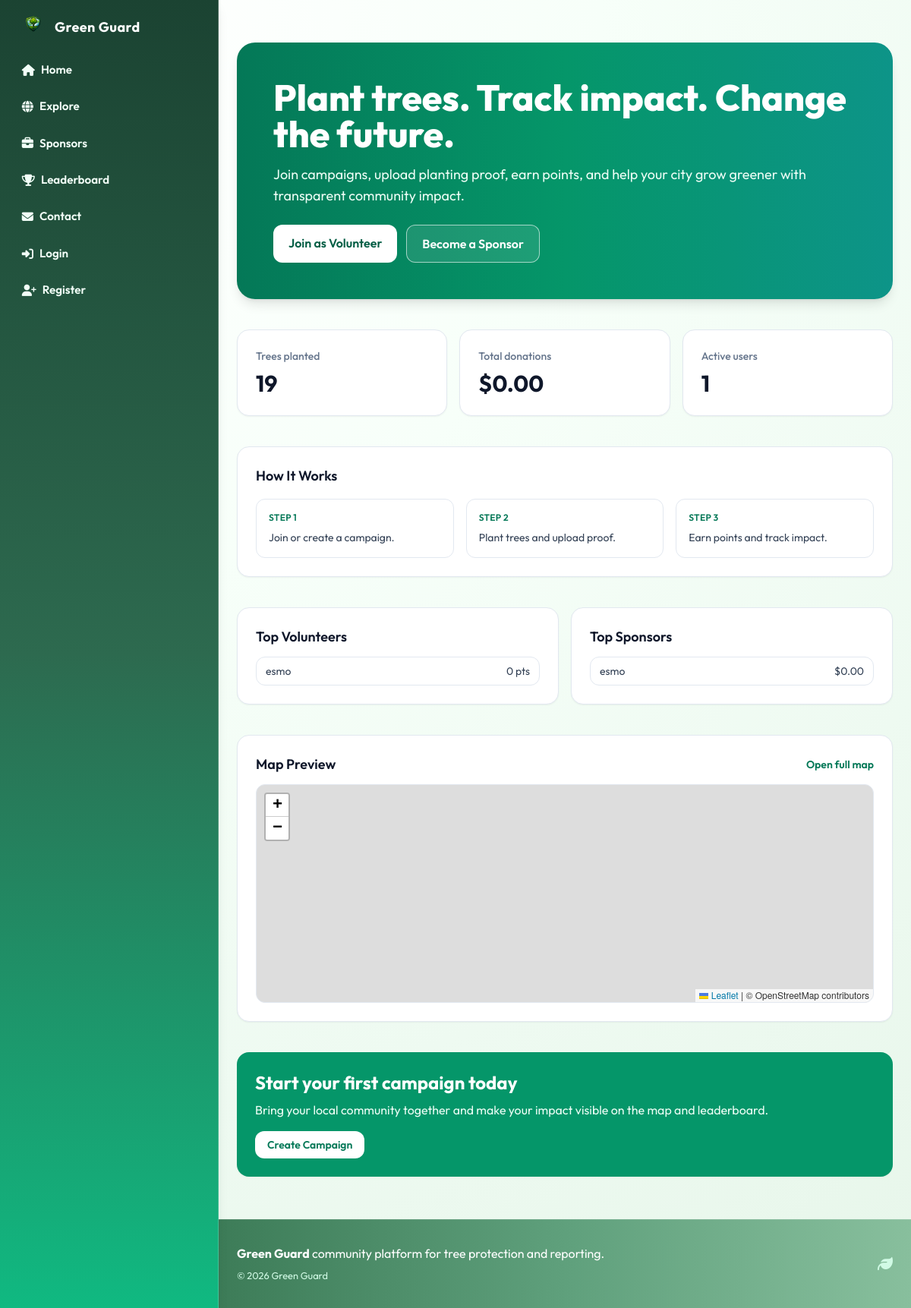
Before: / with the older database file.
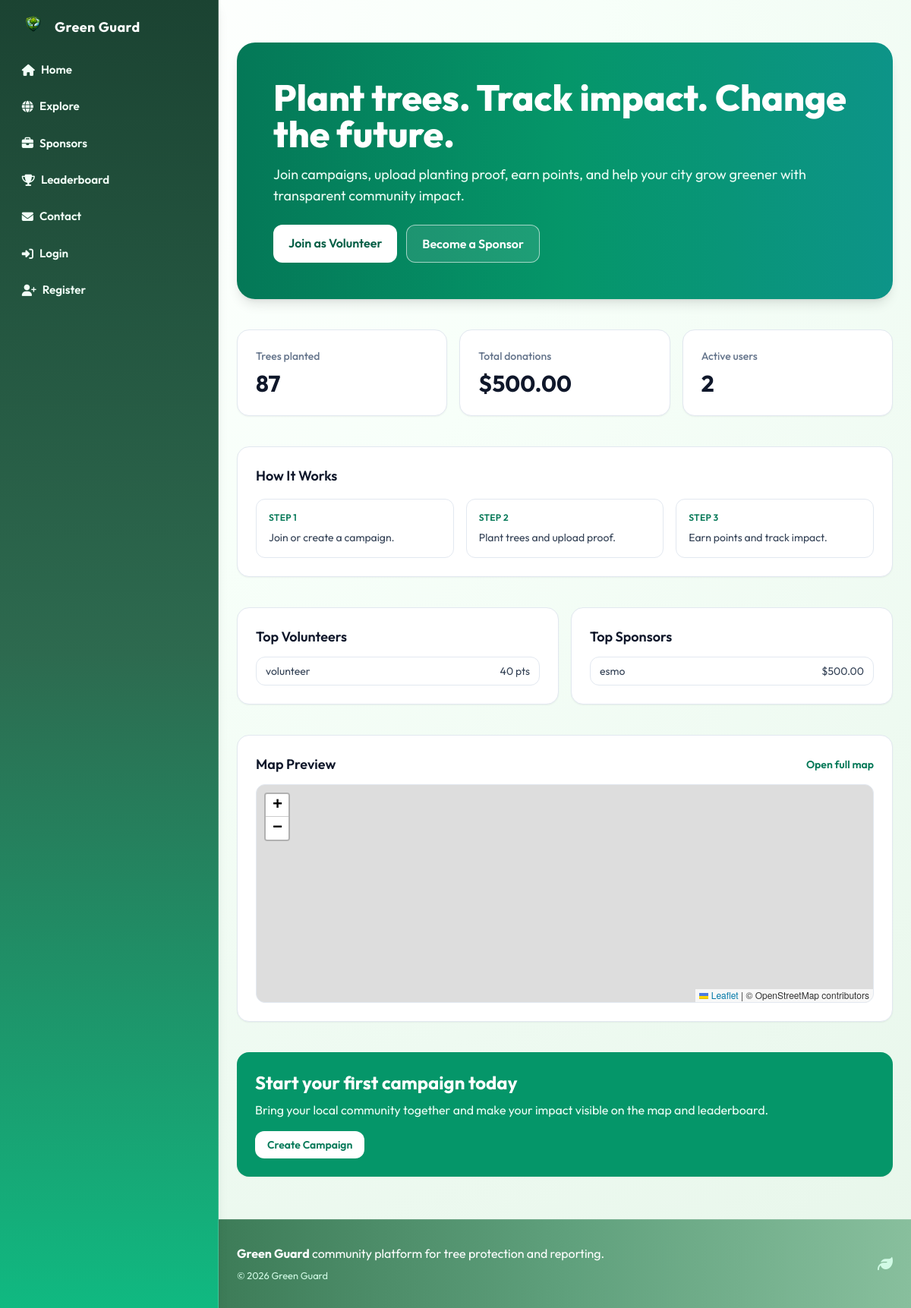
After: the same page with the newer database file.
### models.py (models this page shows)
class User(UserMixin, db.Model):
    id = db.Column(db.Integer, primary_key=True)
    username = db.Column(db.String(80), unique=True, nullable=False)
    email = db.Column(db.String(120), unique=True, nullable=False)
    password_hash = db.Column(db.String(255), nullable=False)
    role = db.Column(db.String(30), default="individual", nullable=False)
    is_admin = db.Column(db.Boolean, default=False, nullable=False)
    created_at = db.Column(
        db.DateTime, default=datetime.utcnow, nullable=False)
    tree_records = db.relationship(
        "TreeRecord", backref="user", lazy=True, cascade="all, delete-orphan"
    )
    cutting_reports = db.relationship(
        "CuttingReport", backref="user", lazy=True, cascade="all, delete-orphan"
    )
    volunteer_signups = db.relationship(
        "VolunteerCampaignSignup", backref="user", lazy=True, cascade="all, delete-orphan"
    )
    support_donations = db.relationship(
        "SupportDonation", backref="user", lazy=True, cascade="all, delete-orphan"
    )
    created_campaigns = db.relationship(
        "Campaign", backref="creator", lazy=True, foreign_keys="Campaign.creator_user_id"
    )

### routes/main.py (the view)
@main_bp.route("/")
def index():
    total_trees = TreeRecord.query.with_entities(TreeRecord.quantity).all()
    total_tree_count = sum(item.quantity for item in total_trees)
    total_reports = CuttingReport.query.count()
    total_users = User.query.filter(User.is_admin.is_(False)).count()
    total_donations = sum(float(item.amount)
                          for item in SupportDonation.query.all())
    volunteer_users = User.query.filter(
        User.is_admin.is_(False),
        User.role != "business",
    ).all()
    volunteer_rows = []
    for user in volunteer_users:
        score_data = _calculate_volunteer_score(user)
        volunteer_rows.append(
            {
                "user": user,
                "points": score_data["total_points"],
                "trees": score_data["tree_count"],
            }
        )
    volunteer_rows.sort(
        key=lambda row: (row["points"], row["trees"],
                         row["user"].username.lower()),
        reverse=True,
    )
    top_volunteers = volunteer_rows[:3]
    sponsor_rows = []
    sponsors = User.query.filter(
        User.is_admin.is_(False),
        User.role.in_(["business", "individual"]),
    ).all()
    for sponsor in sponsors:
        total_amount = sum(
            float(item.amount)
            for item in SupportDonation.query.filter_by(user_id=sponsor.id).all()
        )
        sponsor_rows.append({"user": sponsor, "total_amount": total_amount})
    sponsor_rows.sort(
        key=lambda row: (row["total_amount"], row["user"].username.lower()),
        reverse=True,
    )
    top_sponsors = sponsor_rows[:3]
    latest_trees = (
        TreeRecord.query.order_by(TreeRecord.created_at.desc())
        .limit(20)
        .all()
    )
    latest_trees_json = [
        {
            "species": tree.species,
            "quantity": tree.quantity,
            "latitude": tree.latitude,
            "longitude": tree.longitude,
            "username": tree.user.username,
        }
        for tree in latest_trees
    ]
    co2_kg = total_tree_count * 21
    co2_display = f"{co2_kg} kg"
    if co2_kg >= 1000:
        co2_display = f"{co2_kg / 1000:.2f} tonnes"
    return render_template(
        "home.html",
        total_trees=total_tree_count,
        total_reports=total_reports,
        total_users=total_users,
        total_donations=total_donations,
        co2_display=co2_display,
        top_volunteers=top_volunteers,
        top_sponsors=top_sponsors,
        latest_trees_json=latest_trees_json,
    )

### routes/main.py (called while the page is built)
def _calculate_volunteer_score(user: User) -> dict:
    trees = TreeRecord.query.filter_by(user_id=user.id).all()
    reports = CuttingReport.query.filter_by(user_id=user.id).all()
    campaigns_created = Campaign.query.filter_by(
        creator_user_id=user.id).count()
    tree_count = sum(tree.quantity or 0 for tree in trees)
    report_count = len(reports)
    tree_points = tree_count * 10
    report_points = report_count * 15
    campaign_points = campaigns_created * 30
    total_points = tree_points + report_points + campaign_points
    return {
        "tree_count": tree_count,
        "report_count": report_count,
        "campaigns_created": campaigns_created,
        "total_points": total_points,
    }

### templates/home.html (shortened to what the changed rows need)
{% extends 'base.html' %}
{% block extra_css %}
  <link rel="stylesheet" href="https://unpkg.com/leaflet@1.9.4/dist/leaflet.css" />
{% endblock %}
{% block content %}
  <section class="mx-auto mt-8 w-full max-w-6xl px-4 sm:px-6">
    <div class="rounded-3xl bg-gradient-to-r from-emerald-700 via-emerald-600 to-teal-600 p-8 shadow-lg sm:p-12">
      <h1 class="text-4xl font-extrabold leading-tight text-white sm:text-5xl">Plant trees. Track impact. Change the future.</h1>
    </div>
  </section>
  <section class="mx-auto my-10 grid w-full max-w-6xl grid-cols-1 gap-4 px-4 sm:grid-cols-3 sm:px-6">
    <article class="rounded-2xl border border-slate-200 bg-white p-6 shadow-sm">
      <p class="text-sm font-medium text-slate-500">Trees planted</p>
      <h2 class="mt-2 text-3xl font-bold text-slate-900">{{ total_trees }}</h2>
    </article>
    <article class="rounded-2xl border border-slate-200 bg-white p-6 shadow-sm">
      <p class="text-sm font-medium text-slate-500">Total donations</p>
      <h2 class="mt-2 text-3xl font-bold text-slate-900">${{ '%.2f'|format(total_donations) }}</h2>
    </article>
    <article class="rounded-2xl border border-slate-200 bg-white p-6 shadow-sm">
      <p class="text-sm font-medium text-slate-500">Active users</p>
      <h2 class="mt-2 text-3xl font-bold text-slate-900">{{ total_users }}</h2>
    </article>
  </section>
  <section class="mx-auto mb-10 grid w-full max-w-6xl grid-cols-1 gap-4 px-4 sm:px-6 lg:grid-cols-2">
    <article class="rounded-2xl border border-slate-200 bg-white p-6 shadow-sm">
      <ul class="mt-3 space-y-2 text-sm text-slate-700">
        {% for row in top_volunteers %}
          <li class="flex items-center justify-between rounded-xl border border-slate-200 px-3 py-2">
            <span>{{ row.user.username }}</span>
            <span>{{ row.points }} pts</span>
          </li>
        {% else %}
          <li class="text-slate-500">No volunteer activity yet.</li>
        {% endfor %}
      </ul>
    </article>
    <article class="rounded-2xl border border-slate-200 bg-white p-6 shadow-sm">
      <ul class="mt-3 space-y-2 text-sm text-slate-700">
        {% for row in top_sponsors %}
          <li class="flex items-center justify-between rounded-xl border border-slate-200 px-3 py-2">
            <span>{{ row.user.username }}</span>
            <span>${{ '%.2f'|format(row.total_amount) }}</span>
          </li>
        {% else %}
          <li class="text-slate-500">No sponsor activity yet.</li>
        {% endfor %}
      </ul>
    </article>
  </section>
{% endblock %}

Changed rows visible on the page:
added User: user.username "volunteer"
Other visible differences:
{{ total_trees }}: "19" → "87"
{{ '%.2f'|format(total_donations) }}: "0.00" → "500.00"
{{ total_users }}: "1" → "2"
new list line: "40 pts"
new list line: "esmo"
new list line: "$ 500.00"
list line gone: "esmo"
list line gone: "0 pts"
list line gone: "$ 0.00"
